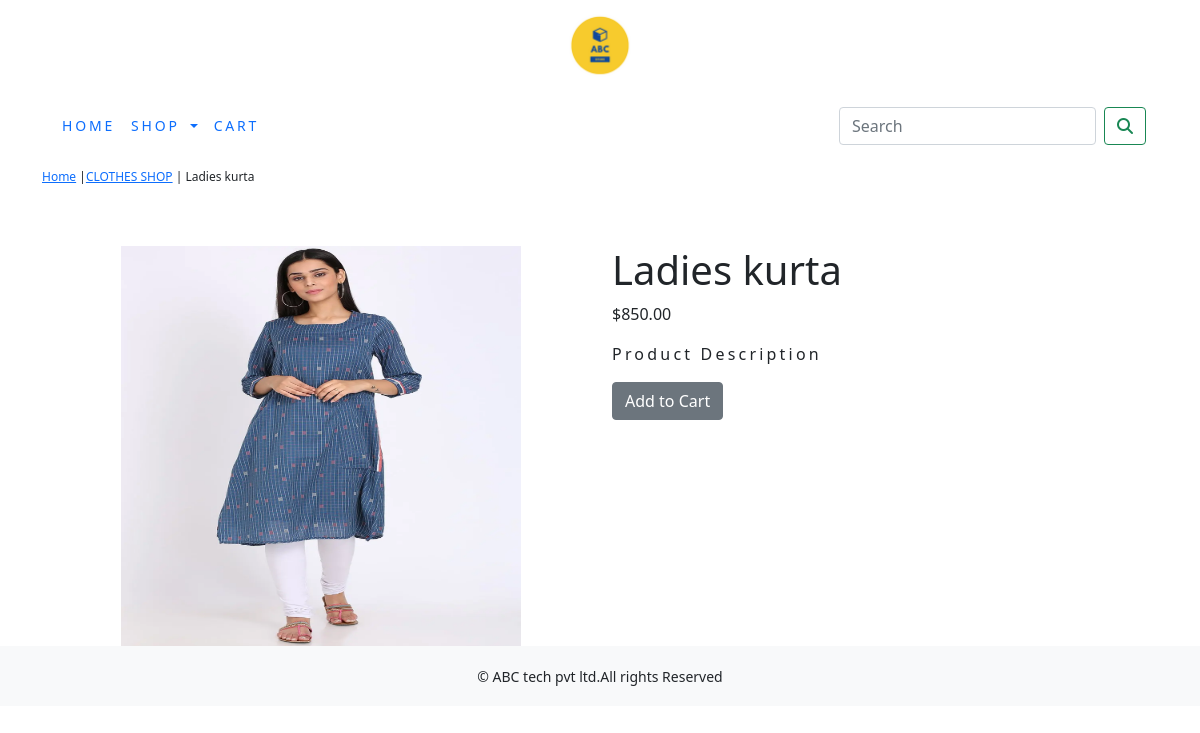
The page /ecomapp/clothes-shop/ladies-kurta/ on the database its author committed.
### ecomapp/models.py (models this page shows, shortened)
class Product(models.Model):
    name=models.CharField(max_length=250,unique=True)
    slug=models.SlugField(max_length=250,unique=True)
    image=models.ImageField(upload_to='category',blank=True)
    desc=models.TextField(blank=True)
    price=models.DecimalField(max_digits=10,decimal_places=2)
    category=models.ForeignKey(Category,on_delete=models.CASCADE)
    available=models.BooleanField(default=True)
    stock=models.IntegerField()
    created=models.DateTimeField(auto_now_add=True)
    updated = models.DateTimeField(auto_now_add=True)
    class Meta:
        ordering=('name',)
        verbose_name='product'
        verbose_name_plural='products'

class Category(models.Model):
    name=models.CharField(max_length=250,unique=True)
    slug=models.SlugField(max_length=250,unique=True)
    image=models.ImageField(upload_to='category',blank=True)
    desc=models.TextField(blank=True)
    class Meta:
        ordering=('name',)
        verbose_name='category'
        verbose_name_plural='categories'
    def get_url(self):
        return reverse('ecom:products_by_category',args=[self.slug])
    def __str__(self):
        return '{}'.format(self.name)

### ecomapp/views.py (the view)
# urls.py: path('<slug:c_slug>/<slug:product_slug>/', views.proddetail, name='prodcatdetails'),
def proddetail(request, c_slug, product_slug):
    try:
        product = Product.objects.get(category__slug=c_slug, slug=product_slug)
    except Exception as e:
        raise e
    return render(request, 'product.html', {'product': product})

### templates/product.html (shortened to what this page needs)
{% extends 'base.html' %}
{% load static %}
{% block content %}
<div class="row my_prod_row_class">
    <div class="mx_auto">
        <p> <a href="{% url 'shop:allprodcat' %}">Home</a> |<a href="{{product.category.get_url}}">{{product.category}}</a> | {{product.name}}</p>
    </div>
</div>
<div class="container">
<br>
<div class="row">
    <div class="col-12 col-sm-12 col-md-12 col-lg-6 text-center">
        <div style="min-width:18rem">
            <img src="{{product.image.url}}" alt="{{product.name}}" height="400px" width="400px">
        </div>
    </div>
     <div class="col-12 col-sm-12 col-md-12 col-lg-6">
         <div>
         <h1 class="my_prod_title">{{product.name}}</h1>
         <p>${{product.price}}</p>
         <p class="my_title"> Product Description</p>
         {% if product.stock <= 0 %}
         <P class="text-justify my_prod_text"><b>Out of stock</b></P>
         {% else %}
         <a class="btn btn-secondary" href="{% url 'cart:add_cart' product.id %}">Add to Cart</a>
         {% endif %}
     </div>
         </div>
 </div>
</div>
{% endblock %}

### static/css/custom.css (style rules this page uses)
body { font-family: 'Roboto', sans-serif; }
.my_title { font-size:16px; text_transform:uppercase; letter-spacing:.2em; }
.my_prod_row_class { padding-top:15px; padding-bottom:20px; }
.my_prod_row_class .mx_auto { color:000; font-size:12px; text-decoration:none; }

### rows shown on the page
Product: category "CLOTHES SHOP", name "Ladies kurta", image (picture), price "850.00"
